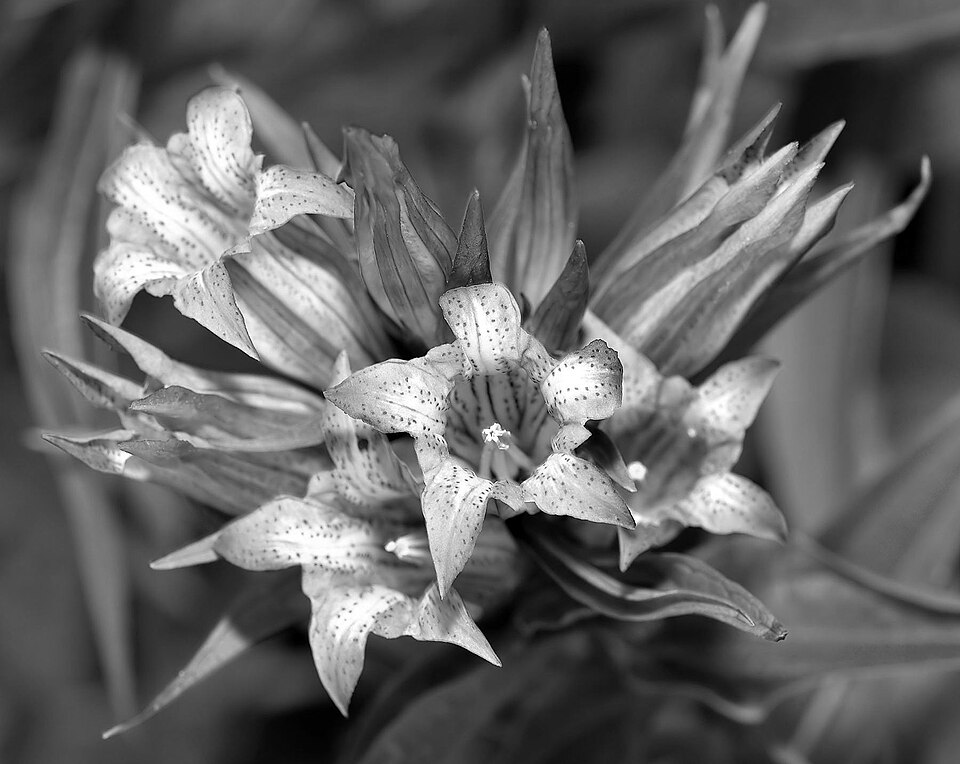
#> input picture Gentiana_asclepiadea_gray2.jpg, 960 x 764 px
$ jupyter execute Beispiel1_ComputerVision.ipynb
#> lines starting #> are read from the running program, lines starting #| are printed output that depends on the picture; after the words box and inside, x2 and y2 are one past the last pixel; in counts of white or black regions, pixels touching at a corner belong together
# Arbeiten mit Graustufenbildern

Reduziert die Datenmenge um Faktor 3 (kein R, G, B – nur Intensität).
Viele klassische Algorithmen (Kanten, Texturen, Gesichtererkennung) interessieren sich nur für Helligkeitsunterschiede, nicht für Farben

Dimension der Matrix: (Höhe * Breite). Keine Tiefe.

Jeder Pixel ist ein Skalar (eine einzelne Zahl) mit Wertebereich:

0 = Schwarz (Kein Licht) bis 255 = Weiß (Volle Intensität).

Dazwischen Grautöne (254 shades of grey bei 8 bit)

[cell 1]
import cv2
import numpy as np
import matplotlib.pyplot as plt

# 1. Wir erschaffen eine Matrix (Leinwand) mit Nullen (Schwarz)
# Größe: 256 Pixel breit, 256 Pixel hoch
image_gray = np.zeros((256, 256), dtype="uint8")

# 2. Wir füllen das Bild mit Mathematik
# Wir wollen, dass die Helligkeit von links (0) nach rechts (255) zunimmt.
for row in range(256):
    for col in range(256):
        image_gray[row, col] = col  # Der Spalten-Index ist die Helligkeit!

# 3. Anzeigen
plt.figure(figsize=(5, 5))
# WICHTIG: cmap='gray' ist Pflicht, sonst macht Matplotlib das Bild bunt (Heatmap)!
plt.imshow(image_gray, cmap='gray')
plt.title("Ein mathematischer Gradient (0 bis 255)")
plt.colorbar() # Zeigt die Legende an
plt.show()

# Reflexionsfrage an die Studierenden:
# "Warum ist das Bild vertikal gleichförmig?" -> Weil wir 'row' in der Zuweisung ignorieren.

[cell 2]
# 1. Bild laden (Wir laden ein Beispielbild aus dem Internet oder lokal)
image_array = cv2.imread('Gentiana_asclepiadea_gray2.jpg', cv2.IMREAD_GRAYSCALE)
#> image_array is the input picture: shape (764, 960); min 0, max 255, mean 100.1
# WICHTIG: Flag IMREAD_GRAYSCALE sorgt dafür, dass OpenCV Farben sofort verwirft

if image_array is None:
    raise ValueError("Could not read image file")

print(f"Shape des Graustufenbildes: {image_array.shape}")
#| Shape des Graustufenbildes: (764, 960)
# Ausgabe z.B.: (600, 600) -> Beachten Sie: Keine 3 am Ende!

plt.figure(figsize=(6, 6))
plt.imshow(image_array, cmap='gray')
plt.title("Original Graustufen")
plt.axis("off")
plt.show()

# Bild invertieren (Negativ erstellen)

Da wir numpy nutzen, passiert das element-wise für alle Pixel gleichzeitig

[cell 3]
img_inverted = 255 - image_array

# Wir können auch Helligkeit manipulieren (Aufhellen)
# Achtung: cv2.add nutzen wegen Overflow-Schutz!
img_bright = cv2.add(image_array, 50)
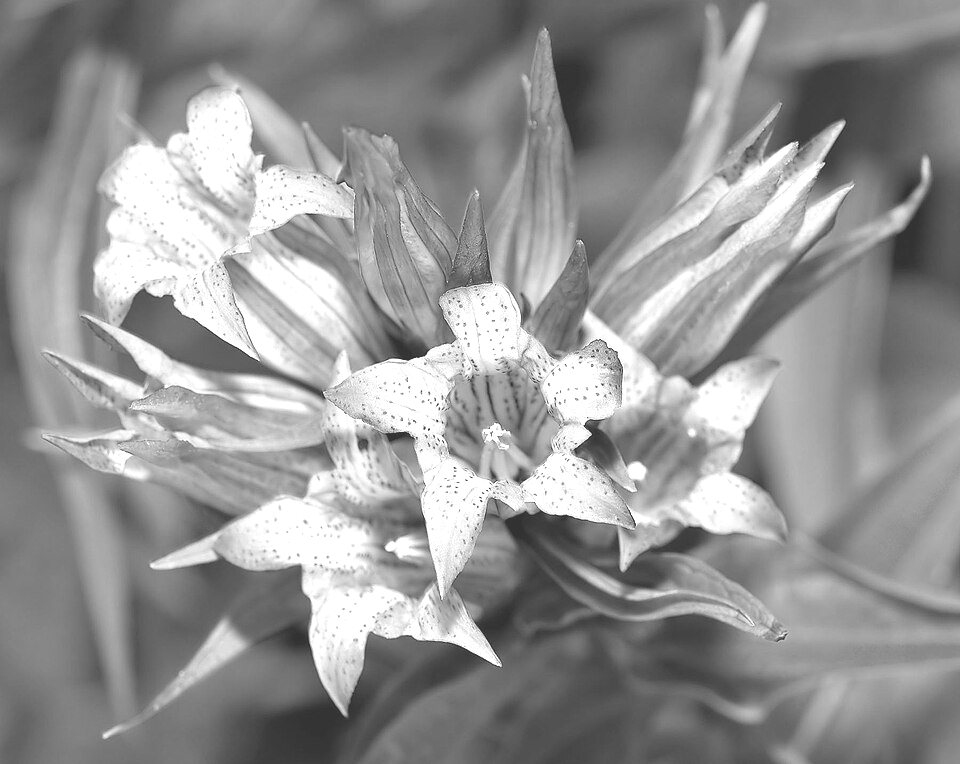
#> img_bright: shape (764, 960); min 50, max 255, mean 148.5

# Darstellung
plt.figure(figsize=(12, 6))

plt.subplot(1, 2, 1)
plt.imshow(img_inverted, cmap='gray')
plt.title("Invertiertes Bild (Negativ)")

plt.subplot(1, 2, 2)
plt.imshow(img_bright, cmap='gray')
plt.title("Aufgehelltes Bild (+50)")

plt.show()

# Das einfachste "Computer Vision" Modell (Binarisierung)

Wir wollen den Hintergrund entfernen. Dafür nutzen wir einen einfachen Schwellenwert (Threshold)

[cell 4]
# Wir schauen uns kurz die Statistik an
print(f"Dunkelster Pixel: {image_array.min()}")
#| Dunkelster Pixel: 0
print(f"Hellster Pixel: {image_array.max()}")
#| Hellster Pixel: 255
print(f"Durchschnitt: {image_array.mean():.2f}")
#| Durchschnitt: 100.07

# Thresholding: Alles über 127 wird Weiß (255), alles darunter Schwarz (0)
# ret ist der verwendete Schwellenwert, thresh_img ist das Ergebnisbild
ret, thresh_img = cv2.threshold(image_array, 127, 255, cv2.THRESH_BINARY)
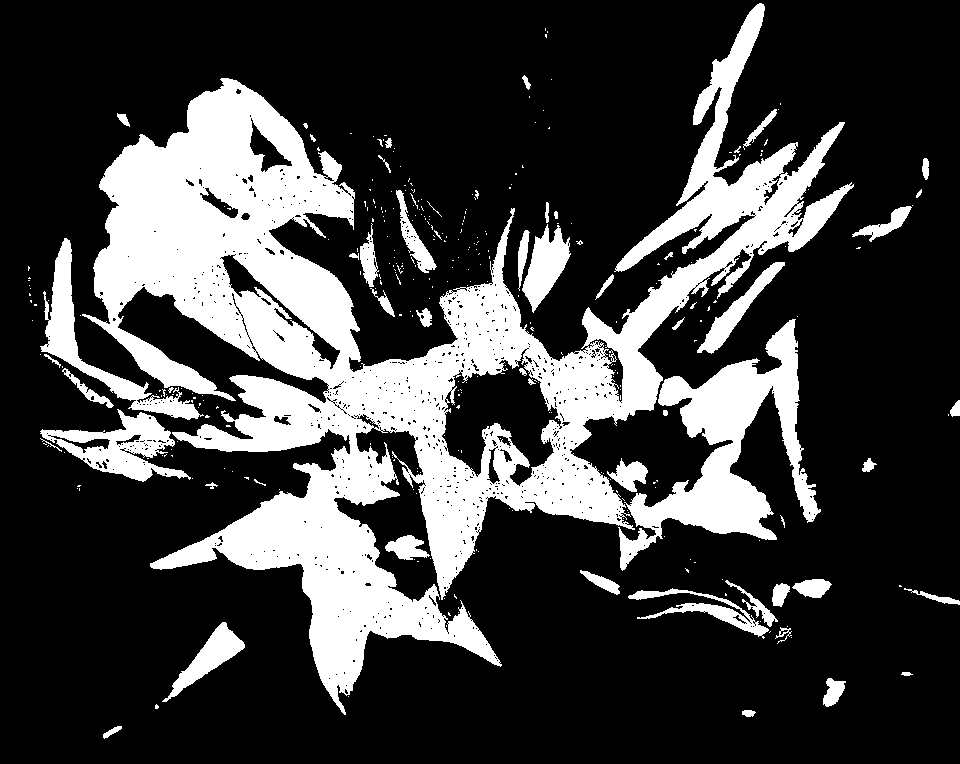
#> thresh_img: shape (764, 960); 24.8% white; 333 white regions (278 under 20 px), largest, box (x1, y1, x2, y2) and area: (82, 3, 854, 715) 138955, (618, 319, 821, 571) 16693, (40, 238, 204, 420) 4654

plt.figure(figsize=(6, 6))
plt.imshow(thresh_img, cmap='gray')
plt.title("Binäres Bild (Schwarz/Weiß)")
plt.show()

# Umgang mit Farbbildern

Wir sehen uns RGB vs BGR an und wie mit Hues umgegangen wird

[cell 5]
import cv2
import numpy as np
import matplotlib.pyplot as plt

# 1. Bild laden

img_bgr = cv2.imread("800px-Strawberries.jpg", cv2.IMREAD_COLOR)
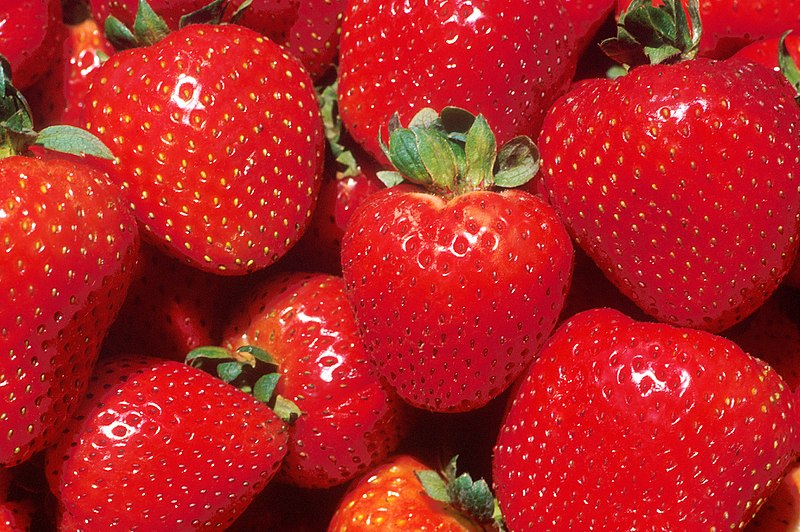
#> input picture 800px-Strawberries.jpg, 800 x 532 px
#> img_bgr is the input picture: shape (532, 800, 3); mean B, G, R 35.7, 34.2, 180.8

# Überprüfung der Dimensionen
print(f"Bild-Typ: {type(img_bgr)}")
#| Bild-Typ: <class 'numpy.ndarray'>
print(f"Dimensionen (H, W, C): {img_bgr.shape}")
#| Dimensionen (H, W, C): (532, 800, 3)
print(f"Datentyp: {img_bgr.dtype}")
#| Datentyp: uint8

# Aufgabe an Studierende: Wie viele Pixel hat das Bild insgesamt?
total_pixels = img_bgr.shape[0] * img_bgr.shape[1]
#> total_pixels = 425600
print(f"Anzahl Pixel: {total_pixels}")
#| Anzahl Pixel: 425600

# Die BGR-Falle & Visualisierung
# OpenCV liest BGR, Matplotlib erwartet RGB.

plt.figure(figsize=(10, 5))

# Falsche Darstellung (BGR direkt plotten)
plt.subplot(1, 2, 1)
plt.imshow(img_bgr)
plt.title("OpenCV Standard (BGR) - Falsch!")
plt.axis("off")

# Korrekte Darstellung (Konvertierung)
img_rgb = cv2.cvtColor(img_bgr, cv2.COLOR_BGR2RGB)

plt.subplot(1, 2, 2)
plt.imshow(img_rgb)
plt.title("Konvertiert nach RGB - Richtig!")
plt.axis("off")

plt.show()
#> figure, not shown here; B, G, R data is drawn as R, G, B

[cell 6]
# Blick in die Matrix (Der "Zoom")
# Wir schauen uns die rohen Zahlenwerte eines kleinen Ausschnitts an. Das ist wichtig für das Verständnis von 'uint8'
# Wir schneiden einen winzigen Bereich aus (z.B. 5x5 Pixel)
# Wählen Sie einen Bereich, der rot ist (Erbeere)
roi = img_rgb[200:205, 300:305]

print("Ein 5x5 Ausschnitt der Rot-Kanals (Werte 0-255):")
print(roi[:, :, 0]) # Nur der R-Kanal
#| [[193 198 183 188 184]
#|  [182 186 192 188 183]
#|  [185 190 187 185 183]
#|  [189 192 180 185 184]
#|  [182 179 184 194 185]]

plt.imshow(roi)
plt.title("Zoom in 5x5 Pixel")
plt.show()

# DISKUSSION:
# Seht ihr hohe Werte (>200) im Rot-Kanal?
# Das bedeutet "viel Rot".

# Histogramm-Analyse

Wir vergleichen die Farbverteilung.

[cell 7]
colors = ('b', 'g', 'r') # OpenCV Reihenfolge!

plt.figure(figsize=(10, 5))
plt.title("Farbhistogramm")
plt.xlabel("Pixel-Wert (0-255)")
plt.ylabel("Anzahl Pixel")

for i, color in enumerate(colors):
    # cv2.calcHist([Bild], [Kanal], Maske, [Bins], [Range])
    hist = cv2.calcHist([img_bgr], [i], None, [256], [0, 256])
    plt.plot(hist, color=color)
    plt.xlim([0, 256])

plt.show()
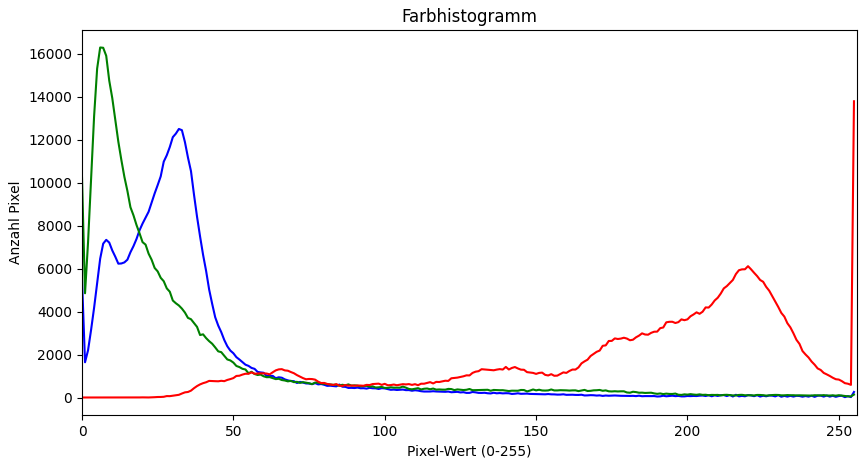
#> figure drawn by matplotlib, 1 panel; curve peaks at x = 32, y = 12491; curve peaks at x = 6, y = 16280; curve peaks at x = 255, y = 13779

# Die Aufgabe – "Finde das Rote!" (RGB vs. HSV)

Das ist der Kern der Übung. Wir versuchen, die Erdbeeren zu isolieren.
# Versuch A: Im RGB Raum (Schwierig)
Wir definieren: Alles was viel Rot und wenig Blau/Grün hat, ist eine Erdbeere.

$R > 150 \text{ UND }  G < 100 \text{ UND } B < 100$

[cell 8]
# Einfaches Thresholding im RGB Raum (Vektorisiert mit NumPy)
# Achtung: img_rgb ist (R, G, B)
mask_rgb = (img_rgb[:,:,0] > 150) & (img_rgb[:,:,1] < 100) & (img_rgb[:,:,2] < 100)
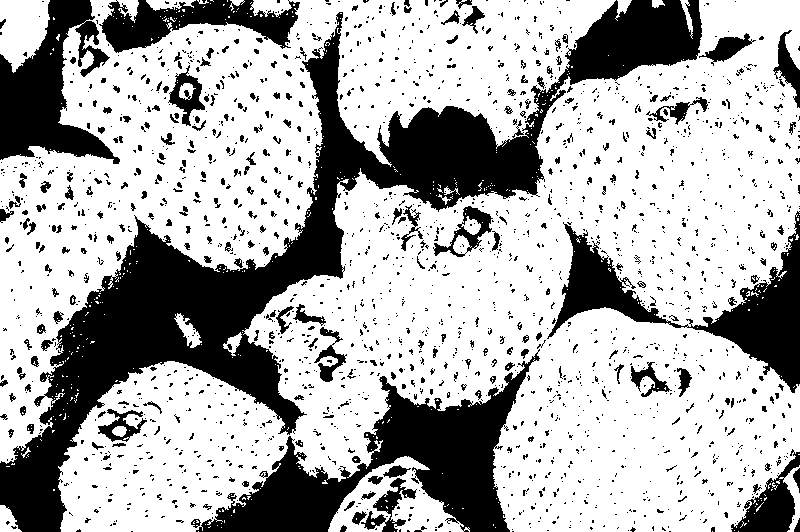
#> mask_rgb: shape (532, 800) bool; 68.6% white; 1917 black regions (1642 under 20 px), largest, box (x1, y1, x2, y2) and area: (0, 0, 702, 532) 60527, (196, 349, 540, 532) 19956, (547, 211, 800, 393) 11190

plt.figure(figsize=(6,6))
plt.imshow(mask_rgb, cmap='gray')
plt.title("Versuch Segmentierung im RGB-Raum")
plt.show()

# Fazit: Funktioniert okay, aber Teile im Schatten werden oft nicht erkannt.
# Helle weiße Stellen (Lichtreflexionen) werden oft falsch erkannt.

# Versuch B: Im HSV Raum (Professionell)

Wir konvertieren und nutzen den Farbton (Hue).

[cell 9]
# 1. Konvertierung BGR zu HSV
img_hsv = cv2.cvtColor(img_bgr, cv2.COLOR_BGR2HSV)
#> img_hsv: shape (532, 800, 3); mean H, S, V 108.4, 217.4, 181.3

# 2. Definition der Farbe "Rot" im HSV-Raum
# Rot liegt in OpenCV bei Hue 0-10 UND 170-180 (Wrap-around)
# Wir nehmen hier den unteren Bereich:
lower_red = np.array([0, 120, 70])   # Hue min, Saturation min, Value min
upper_red = np.array([10, 255, 255]) # Hue max, Saturation max, Value max

# 3. Erstellen der Maske
mask_hsv = cv2.inRange(img_hsv, lower_red, upper_red)
#> mask_hsv: shape (532, 800); 29.6% white; 1793 white regions (1396 under 20 px), largest, box (x1, y1, x2, y2) and area: (25, 0, 291, 299) 23589, (179, 264, 500, 532) 21878, (333, 105, 557, 301) 14882

# 4. Ergebnis anzeigen
plt.figure(figsize=(12, 6))

plt.subplot(1, 2, 1)
plt.imshow(mask_hsv, cmap='gray')
plt.title("Die Maske (Binärbild)")

# Wir legen die Maske über das Originalbild ("Bitwise AND")
result = cv2.bitwise_and(img_rgb, img_rgb, mask=mask_hsv)
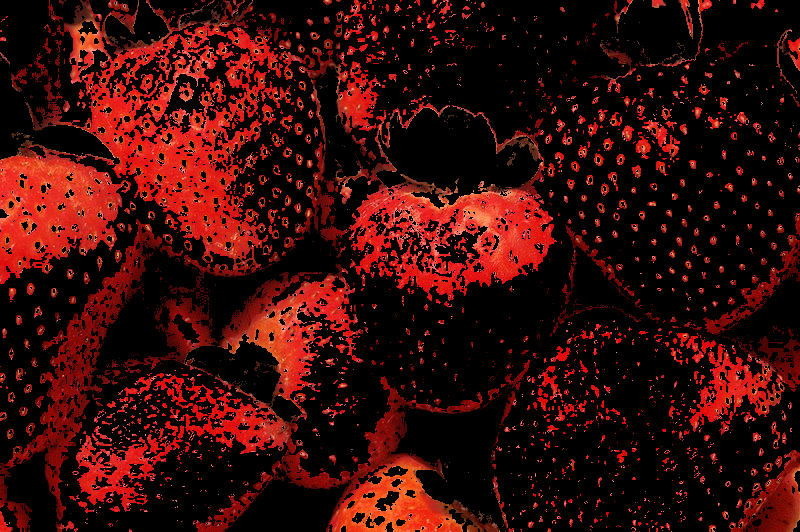
#> result: shape (532, 800, 3); mean R, G, B 55.6, 11.4, 8.6

plt.subplot(1, 2, 2)
plt.imshow(result)
plt.title("Segmentiertes Ergebnis (HSV)")
plt.show()

Was passiert, wenn wir uint8 verlassen?

Addieren Sie 50 auf das Originalbild.

Was passiert mit den hellen Stellen?

[cell 10]
helleres_bild = img_bgr + 50
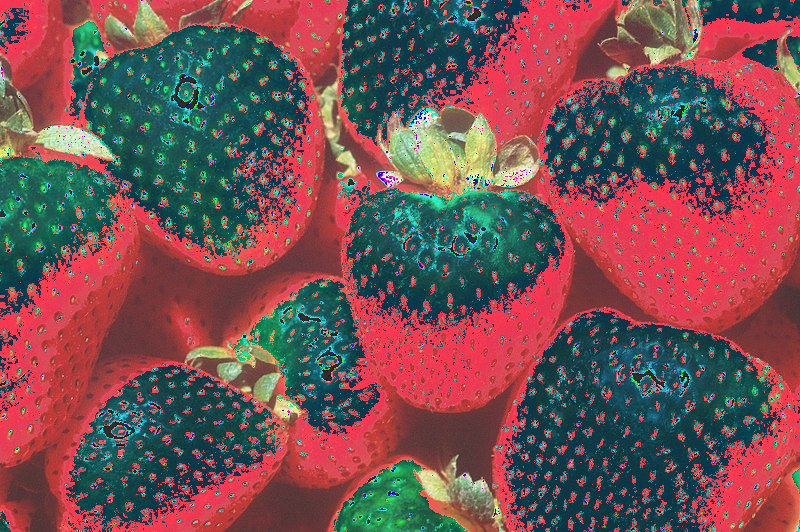
#> helleres_bild: shape (532, 800, 3); mean B, G, R 83.4, 81.1, 118.9

helleres_bild_rgb = cv2.cvtColor(helleres_bild, cv2.COLOR_BGR2RGB)

plt.figure(figsize=(12, 6))

plt.subplot(1, 2, 1)
plt.imshow(helleres_bild_rgb)
plt.title("Helles Bild")

# Es entstehen seltsame schwarze Artefakte (Overflow $255 + 1 \rightarrow 0$).

helleres_bild2 =cv2.add(img_bgr , 50)
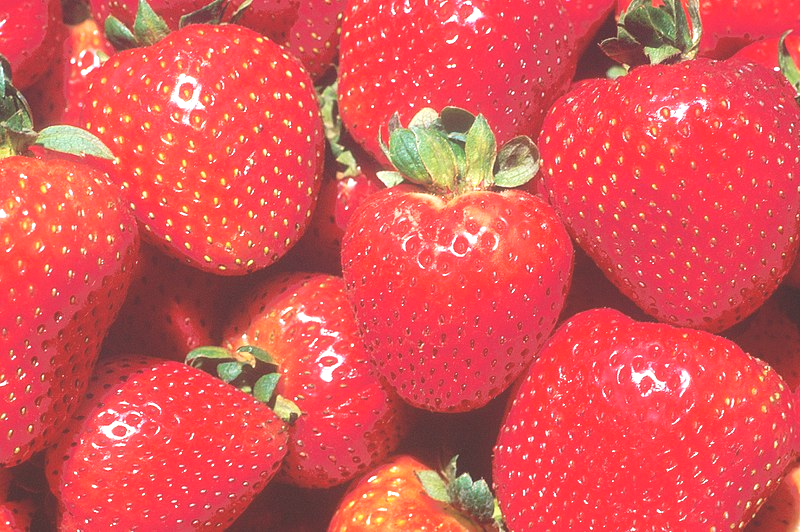
#> helleres_bild2: shape (532, 800, 3); mean B, G, R 85.4, 83.9, 221.7
helleres_bild2_rgb = cv2.cvtColor(helleres_bild2, cv2.COLOR_BGR2RGB)
plt.subplot(1, 2, 2)
plt.imshow(helleres_bild2_rgb)
plt.title("Helles Bild")
